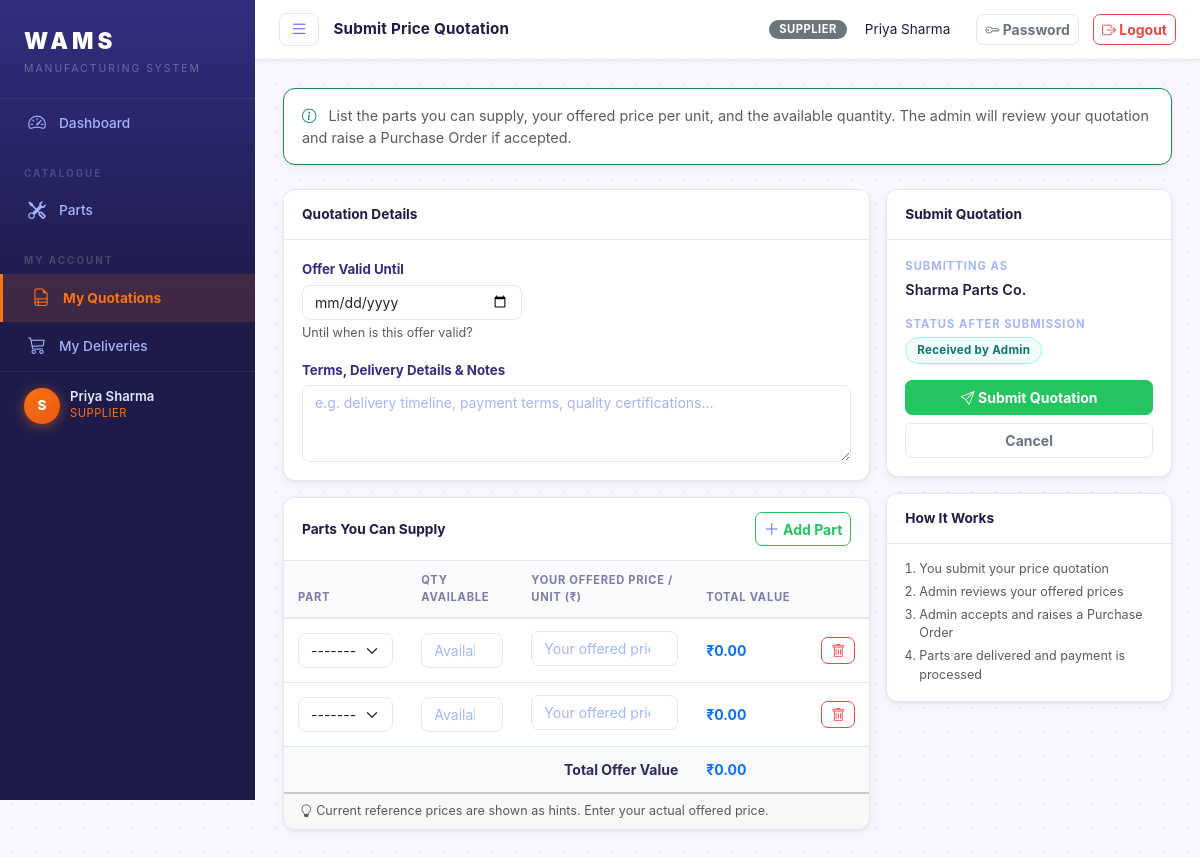
The page /quotations/supplier/create/ (signed in) on the database its author committed.
### core/models.py (models this page shows, shortened)
class User(AbstractUser):
    ROLE_CHOICES = [
        ('admin', 'Admin'),
        ('dealer', 'Dealer'),
        ('supplier', 'Supplier'),
    ]
    role = models.CharField(max_length=20, choices=ROLE_CHOICES, default='dealer')
    phone = models.CharField(max_length=20, blank=True)

class Supplier(models.Model):
    user = models.OneToOneField(User, on_delete=models.CASCADE, related_name='supplier_profile')
    company_name = models.CharField(max_length=200)
    contact_person = models.CharField(max_length=100)
    email = models.EmailField()
    phone = models.CharField(max_length=20)
    address = models.TextField()
    city = models.CharField(max_length=100)
    is_active = models.BooleanField(default=True)
    created_at = models.DateTimeField(auto_now_add=True)
    class Meta:
        ordering = ['company_name']

### core/views.py (the view, shortened to what this page needs)
# urls.py: path('quotations/supplier/create/', views.supplier_quotation_create, name='supplier_quotation_create'),
@login_required
def supplier_quotation_create(request):
    if request.user.role == 'supplier':
        try:
            supplier_profile = request.user.supplier_profile
        except Supplier.DoesNotExist:
            messages.error(request, 'Your supplier profile is not set up yet. Contact the admin.')
            return redirect('dashboard')
        form = SupplierQuotationOfferForm(request.POST or None)
        formset = SupplierQuotationOfferFormSet(request.POST or None)
        return render(request, 'core/quotations/supplier_offer_form.html', {
            'form': form, 'formset': formset, 'title': 'Submit Price Quotation',
        })
    messages.error(request, 'Access denied.')
    return redirect('dashboard')

### core/forms.py
class SupplierQuotationOfferForm(forms.ModelForm):
    class Meta:
        model = SupplierQuotation
        fields = ['valid_until', 'notes']
        labels = {
            'valid_until': 'Offer Valid Until',
            'notes': 'Terms, Delivery Details & Notes',
        }
        widgets = {
            'valid_until': forms.DateInput(attrs={**FORM_CONTROL, 'type': 'date'}),
            'notes': forms.Textarea(attrs={**FORM_CONTROL, 'rows': 3, 'placeholder': 'e.g. delivery timeline, payment terms, quality certifications…'}),
        }

### core/forms.py (called while the page is built)
    def create_option(self, name, value, label, selected, index, subindex=None, attrs=None, **kwargs):
        option = super().create_option(name, value, label, selected, index, subindex=subindex, attrs=attrs)
        pk = getattr(value, 'value', value)
        if pk:
            try:
                part = Part.objects.get(pk=int(pk))
                option['attrs']['data-price'] = str(part.unit_cost)
            except (Part.DoesNotExist, ValueError, TypeError):
                pass
        return option

### core/models.py (called while the page is built)
    def __str__(self):
        return f"{self.part_id} – {self.name}"

### templates/core/quotations/supplier_offer_form.html (shortened to what this page needs)
{% extends 'base.html' %}
{% block page_title %}{{ title }}{% endblock %}
{% block content %}
<div class="mb-4">
  <div class="card border-success">
    <div class="card-body py-3">
      <p class="mb-0 text-muted">
        <i class="bi bi-info-circle text-success me-2"></i>
        List the parts you can supply, your offered price per unit, and the available quantity. The admin will review your quotation and raise a Purchase Order if accepted.
      </p>
    </div>
  </div>
</div>
<form method="post" id="offerForm">
  <div class="row g-3">
    <div class="col-lg-8">
      <div class="card mb-3">
        <div class="card-header">Quotation Details</div>
        <div class="card-body">
          <div class="row g-3">
            <div class="col-md-5">
              <label class="form-label">{{ form.valid_until.label }}</label>
              {{ form.valid_until }}
              <div class="form-text">Until when is this offer valid?</div>
            </div>
            <div class="col-12">
              <label class="form-label">{{ form.notes.label }}</label>
              {{ form.notes }}
            </div>
          </div>
        </div>
      </div>
      <div class="card">
        <div class="card-header d-flex justify-content-between align-items-center">
          <span>Parts You Can Supply</span>
          <button type="button" class="btn btn-sm btn-outline-success" id="addItemBtn">
            <i class="bi bi-plus-lg"></i> Add Part
          </button>
        </div>
        <div class="card-body p-0">
          <table class="table mb-0" id="itemsTable">
            <thead class="table-light">
              <tr>
                <th>Part</th>
                <th style="width:110px">Qty Available</th>
                <th style="width:175px">Your Offered Price / Unit (₹)</th>
                <th style="width:115px">Total Value</th>
                <th style="width:46px"></th>
              </tr>
            </thead>
            <tbody id="itemsBody">
              {% for item_form in formset %}
              <tr class="item-row">
                <td>
                  {{ item_form.part }}
                </td>
                <td>
                  {{ item_form.quantity }}
                </td>
                <td>
                  {{ item_form.unit_cost }}
                </td>
                <td><strong class="subtotal-display text-primary">₹0.00</strong></td>
                <td>
                  <button type="button" class="btn btn-xs btn-outline-danger remove-row" title="Remove">
                    <i class="bi bi-trash"></i>
                  </button>
                </td>
              </tr>
              {% endfor %}
            </tbody>
            <tfoot>
              <tr class="table-light">
                <td colspan="3" class="text-end fw-bold">Total Offer Value</td>
                <td><strong id="grandTotal" class="text-primary">₹0.00</strong></td>
                <td></td>
              </tr>
            </tfoot>
          </table>
        </div>
        <div class="card-footer text-muted small">
          <i class="bi bi-lightbulb"></i> Current reference prices are shown as hints. Enter your actual offered price.
        </div>
      </div>
    </div>
    <div class="col-lg-4">
      <div class="card">
        <div class="card-header">Submit Quotation</div>
        <div class="card-body">
          <div class="mb-3">
            <div class="detail-label">Submitting as</div>
            <div class="detail-value">{{ request.user.supplier_profile.company_name }}</div>
          </div>
          <div class="mb-3">
            <div class="detail-label">Status after submission</div>
            <div class="detail-value"><span class="badge-status badge-received">Received by Admin</span></div>
          </div>
          <div class="d-grid gap-2">
            <button type="submit" class="btn btn-success">
              <i class="bi bi-send"></i> Submit Quotation
            </button>
            <a href="{% url 'supplier_quotation_list' %}" class="btn btn-outline-secondary">Cancel</a>
          </div>
        </div>
      </div>
      <div class="card mt-3">
        <div class="card-header">How It Works</div>
        <div class="card-body p-3">
          <ol class="mb-0 small text-muted ps-3">
            <li class="mb-1">You submit your price quotation</li>
            <li class="mb-1">Admin reviews your offered prices</li>
            <li class="mb-1">Admin accepts and raises a Purchase Order</li>
            <li>Parts are delivered and payment is processed</li>
          </ol>
        </div>
      </div>
    </div>
  </div>
</form>
{% endblock %}

### templates/base.html (shortened to what this page needs)
{% load static %}
<!DOCTYPE html>
<html lang="en">
<head>
<link rel="stylesheet" href="https://cdn.jsdelivr.net/npm/bootstrap@5.3.2/dist/css/bootstrap.min.css">
<link rel="stylesheet" href="https://cdn.jsdelivr.net/npm/bootstrap-icons@1.11.3/font/bootstrap-icons.css">
<link rel="stylesheet" href="{% static 'css/style.css' %}">
</head>
<body>
<div class="app-wrapper">
  <nav class="sidebar" id="sidebar">
    <div class="sidebar-brand">
      <span class="brand-title">WAMS</span>
      <span class="brand-sub">Manufacturing System</span>
    </div>
    <ul class="sidebar-menu">
      <li>
        <a href="{% url 'dashboard' %}" class="{% if request.resolver_match.url_name == 'dashboard' %}active{% endif %}">
          <i class="bi bi-speedometer2"></i> Dashboard
        </a>
      </li>
      {% if user.role == 'admin' %}
      <li class="menu-section">Inventory</li>
      <li>
        <a href="{% url 'product_list' %}" class="{% if 'product' in request.resolver_match.url_name %}active{% endif %}">
          <i class="bi bi-box-seam"></i> Products
        </a>
      </li>
      <li>
        <a href="{% url 'part_list' %}" class="{% if 'part' in request.resolver_match.url_name %}active{% endif %}">
          <i class="bi bi-tools"></i> Parts
        </a>
      </li>
      <li>
        <a href="{% url 'stock_overview' %}" class="{% if 'stock' in request.resolver_match.url_name %}active{% endif %}">
          <i class="bi bi-boxes"></i> Stock
        </a>
      </li>
      <li class="menu-section">Stakeholders</li>
      <li>
        <a href="{% url 'dealer_list' %}" class="{% if 'dealer_list' in request.resolver_match.url_name or 'dealer_create' in request.resolver_match.url_name or 'dealer_update' in request.resolver_match.url_name %}active{% endif %}">
          <i class="bi bi-shop"></i> Dealers
        </a>
      </li>
      <li>
        <a href="{% url 'supplier_list' %}" class="{% if 'supplier_list' in request.resolver_match.url_name or 'supplier_create' in request.resolver_match.url_name or 'supplier_update' in request.resolver_match.url_name %}active{% endif %}">
          <i class="bi bi-truck"></i> Suppliers
        </a>
      </li>
      <li class="menu-section">Commerce</li>
      <li>
        <a href="{% url 'dealer_quotation_list' %}" class="{% if 'dealer_quotation' in request.resolver_match.url_name %}active{% endif %}">
          <i class="bi bi-file-earmark-text"></i> Dealer Quotations
        </a>
      </li>
      <li>
        <a href="{% url 'supplier_quotation_list' %}" class="{% if 'supplier_quotation' in request.resolver_match.url_name %}active{% endif %}">
          <i class="bi bi-file-earmark-ruled"></i> Supplier Quotations
        </a>
      </li>
      <li>
        <a href="{% url 'dealer_transaction_list' %}" class="{% if 'dealer_transaction' in request.resolver_match.url_name %}active{% endif %}">
          <i class="bi bi-receipt"></i> Sales Invoices
        </a>
      </li>
      <li>
        <a href="{% url 'supplier_transaction_list' %}" class="{% if 'supplier_transaction' in request.resolver_match.url_name %}active{% endif %}">
          <i class="bi bi-cart3"></i> Purchase Orders
        </a>
      </li>
      <li class="menu-section">Admin</li>
      <li>
        <a href="{% url 'reports' %}" class="{% if 'reports' in request.resolver_match.url_name %}active{% endif %}">
          <i class="bi bi-bar-chart-line"></i> Reports
        </a>
      </li>
      <li>
        <a href="{% url 'user_list' %}" class="{% if 'user' in request.resolver_match.url_name %}active{% endif %}">
          <i class="bi bi-people"></i> Users
        </a>
      </li>
      {% elif user.role == 'supplier' %}
      <li class="menu-section">Catalogue</li>
      <li>
        <a href="{% url 'part_list' %}" class="{% if 'part' in request.resolver_match.url_name %}active{% endif %}">
          <i class="bi bi-tools"></i> Parts
        </a>
      </li>
      <li class="menu-section">My Account</li>
      <li>
        <a href="{% url 'supplier_quotation_list' %}" class="{% if 'supplier_quotation' in request.resolver_match.url_name %}active{% endif %}">
          <i class="bi bi-file-earmark-ruled"></i> My Quotations
        </a>
      </li>
      <li>
        <a href="{% url 'supplier_transaction_list' %}" class="{% if 'supplier_transaction' in request.resolver_match.url_name %}active{% endif %}">
          <i class="bi bi-cart3"></i> My Deliveries
        </a>
      </li>
      {% endif %}
    </ul>
    <div class="sidebar-footer">
      <div class="user-info">
        <div class="avatar" style="box-shadow: 0 2px 12px rgba(249,115,22,0.5);">{{ user.username|slice:":1"|upper }}</div>
        <div>
          <div class="user-name">{{ user.get_full_name|default:user.username }}</div>
          <div class="user-role" style="color: var(--sidebar-accent);">{{ user.get_role_display }}</div>
        </div>
      </div>
    </div>
  </nav>
  <div class="content-area" id="contentArea">
    <header class="topbar">
      <button class="sidebar-toggle" id="sidebarToggle" title="Toggle sidebar">
        <i class="bi bi-list"></i>
      </button>
      <span class="topbar-title">{% block page_title %}{% endblock %}</span>
      <div class="topbar-right">
        <span class="badge bg-secondary text-uppercase me-2">{{ user.role }}</span>
        <span class="me-3">{{ user.get_full_name|default:user.username }}</span>
        <a href="{% url 'change_password' %}" class="btn btn-sm btn-outline-secondary me-1">
          <i class="bi bi-key"></i> Password
        </a>
        <a href="{% url 'logout' %}" class="btn btn-sm btn-outline-danger">
          <i class="bi bi-box-arrow-right"></i> Logout
        </a>
      </div>
    </header>
    <main class="main-content">
      {% block content %}{% endblock %}
    </main>
  </div>
</div>
</body>
</html>

### rows shown on the page
User: username "S", get_full_name "Priya Sharma", role "SUPPLIER", user.supplier_profile.company_name "Sharma Parts Co."

### other values the page prints
{{ title }} "Submit Price Quotation"
